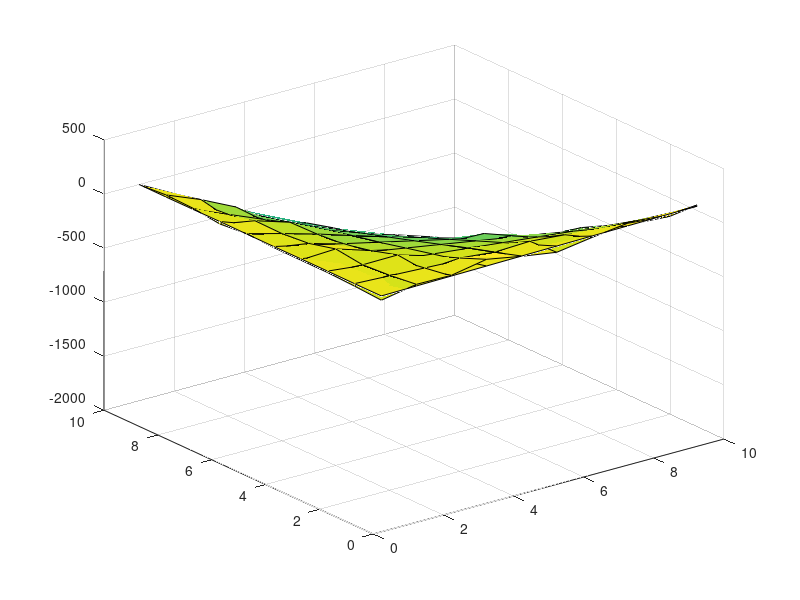

This chart was generated by the following MATLAB code: (Note: this script raises an error after producing the figure.)
addpath('~/Documents/MATLAB/ksrlin', '~/MMF_project/mmfc/v4/src/matlab/',...
    '~/Google_Drive/15fall/Kondor/Code/matlab')

% simulate data
n=10;
f=25;
grid_max=40;
X = linspace(0,grid_max,n);
Y = X;
Z = zeros(n);
for i = 1:n
    for j = 1:n
        Z(i,j) = sin(X(i))+Y(j)-X(i)*Y(j);
    end
end
surf(Z)
T = Z + f*randn(n);
surf(T)

surf(Z);
hold on
surf(T)
hold off

X_a = zeros(n^2,4);
for i = 1:n
    for j=1:n
        (i-1)*n+j;
        X_a((i-1)*n+j,:) = [X(i) Y(j) T(i,j) Z(i,j)];

    end
end
X_x = X_a(:,1:2)';
X_t = X_a(:,3)';
X_z = X_a(:,4)';

% first try LLR
Y_LLR = ksrlin(X_a(:,2),X_a(:,3)',0.75,500);
figure(1)
plot(X_a(:,2),X_a(:,3),'r','LineWidth',4)
hold on
plot(Y_LLR.x,Y_LLR.f, 'b','LineWidth',4)
hold off
% Now try to implement GP regression.
% form kernel matrix, default
%theta= [1,1,10]';
%theta=theta_use;
K = make_rbf(X_x,theta');
K2 = kernelmatrix('rbf',X',X',1) + eye(length(X))*10;
X_grid = X_x;
T = X_t;
%X_grid = 1;
T_pred_classic = zeros(size(T));
%Y_pred_MMF = Y_pred_classic;
% y^*|y \sim N(K_*K^{-1}y, K_{**}-K_*K^{-1}K_*^T)
% setup MMF
%params.k=2;
%params.ndensestages=1;
%params.fraction=0.8;
%mmf1 = MMF(K,params);
%mmf1.reconstruction();
is_MMF = 0;
%mmf_inv = mmf1;
%mmf_inv.invert();
B = (K\T');
tic()
for i = 1:length(T_pred_classic)
    
    K_star = make_rbf(X_x,theta',X_x(:,i));
    if is_MMF == 0
        T_pred_classic(i) = K_star'*B;
    end
    %if is_MMF == 1
    %   Y_pred_MMF(i) = K_star*mmf_inv.hit(T);
    %end
        
    
end
toc()
hold on
plot(X_grid,Y_pred_classic,'g','LineWidth',4)
%plot(X_grid,Y_pred_MMF,'y','LineWidth',4)
hold off
%legend('Data','Local Linear Regression','GPR','GPR-MMF')
